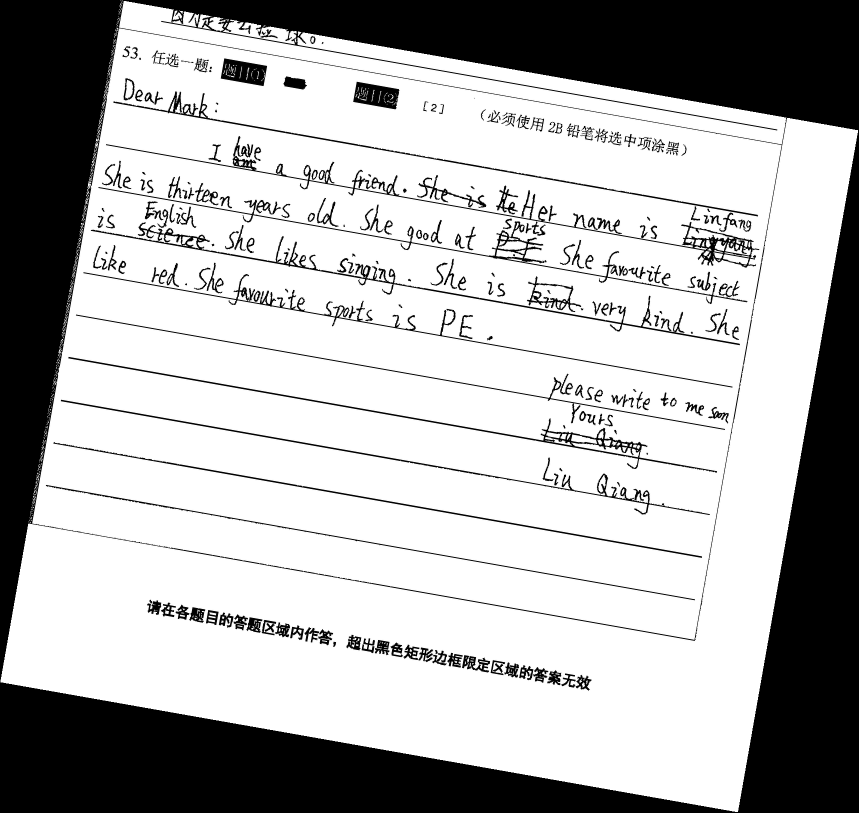
#> input picture exam/train/-10_4_82000107.png, 1717 x 1625 px (shown at 1/2 size)
$ python -i drawLines.py   (imports and definitions only)   (older library calls are emulated)
#> lines starting #> are read from the running program, lines starting #| are printed output that depends on the picture; after the words box and inside, x2 and y2 are one past the last pixel; in counts of white or black regions, pixels touching at a corner belong together
#> further down, picture is the input picture: shape (1625, 1717, 3); min 0, max 255, mean 178.6
import cv2
import numpy as np
from matplotlib import pyplot as plt
import os
import cv2_img_proc

debug = False
# debug = True

HYPER_THRESH_1 = 27
HYPER_THRESH_2 = 2
HYPER_KERNEL = 3

def resize(orgimg, longEdge=1000):
#> called with longEdge = 1000
    oldHeight, oldWidth, _ = orgimg.shape
    dim = None
    if (oldHeight > oldWidth):
        r = longEdge / oldHeight
        dim = (int(oldWidth * r), longEdge)
    else:
        r = longEdge / oldWidth
        dim = (longEdge, int(oldHeight * r))
    img = cv2.resize(orgimg, dim, interpolation=cv2.INTER_AREA)
    # showImage(img, 'resize')
    return img


def showImage(orgimg, title='image'):
    if debug:
        cv2.imshow(title, orgimg)
        cv2.waitKey(0)

# [63 lines left out: functions drawHoughLines, findPaper, not called in this run]


def findDetail(orgimg, longEdge=1000):
    setup(longEdge)
    resizedImg = resize(orgimg, longEdge)

    img = cv2.cvtColor(resizedImg, cv2.COLOR_BGR2GRAY)
#> img: shape (946, 1000)

    gaussian = cv2.GaussianBlur(img,(5,5),0)
    # Sobel算子，X方向求梯度

    th3 = cv2.adaptiveThreshold(gaussian, 255, cv2.ADAPTIVE_THRESH_MEAN_C, cv2.THRESH_BINARY, 11, 2)
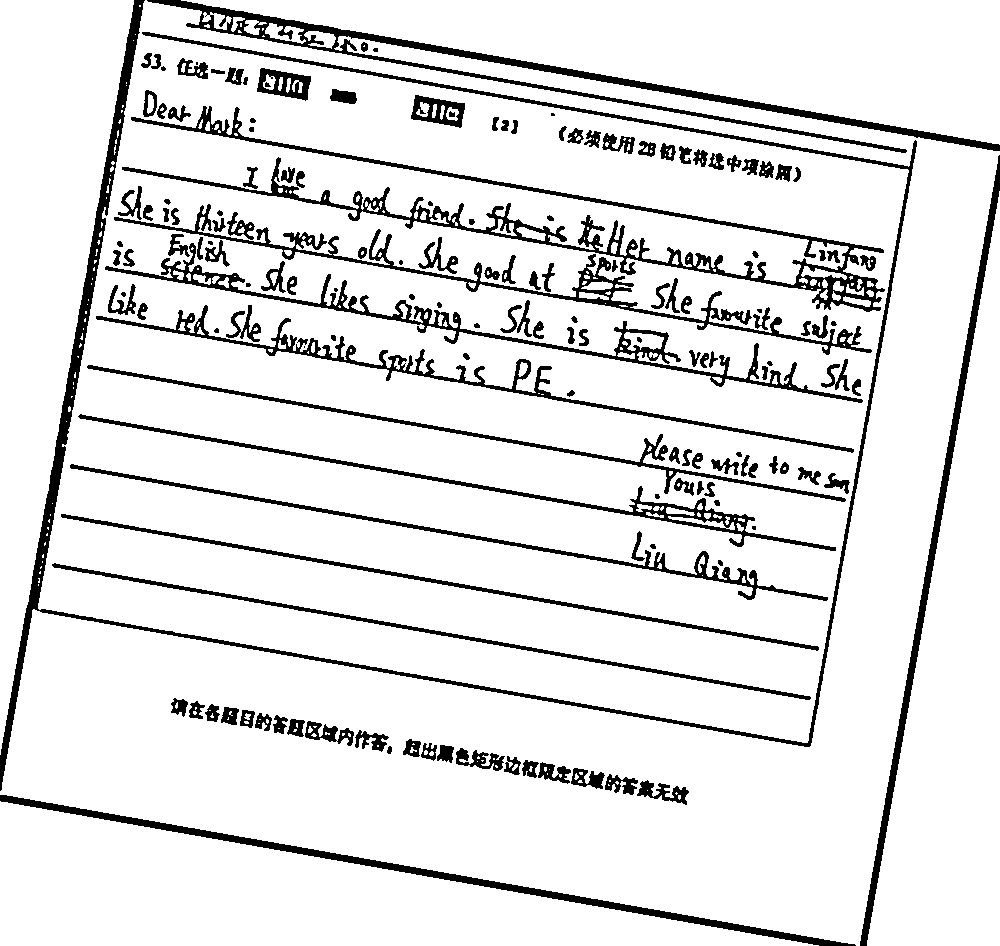
#> th3: shape (946, 1000); 89.3% white; 163 black regions (12 under 20 px), largest, box (x1, y1, x2, y2) and area: (0, 0, 917, 791) 15205, (122, 106, 885, 312) 11170, (147, 0, 1000, 153) 9176
    thresh = th3

    kernel = cv2.getStructuringElement(cv2.MORPH_RECT, (5, 5))
    eroded = cv2.erode(thresh, kernel, iterations=1)
#> eroded: shape (946, 1000); 78.2% white; 16 black regions, largest, box (x1, y1, x2, y2) and area: (0, 0, 1000, 946) 184207, (401, 737, 691, 807) 5922, (557, 124, 803, 184) 4711
    dilation = cv2.dilate(eroded, kernel, iterations=1)
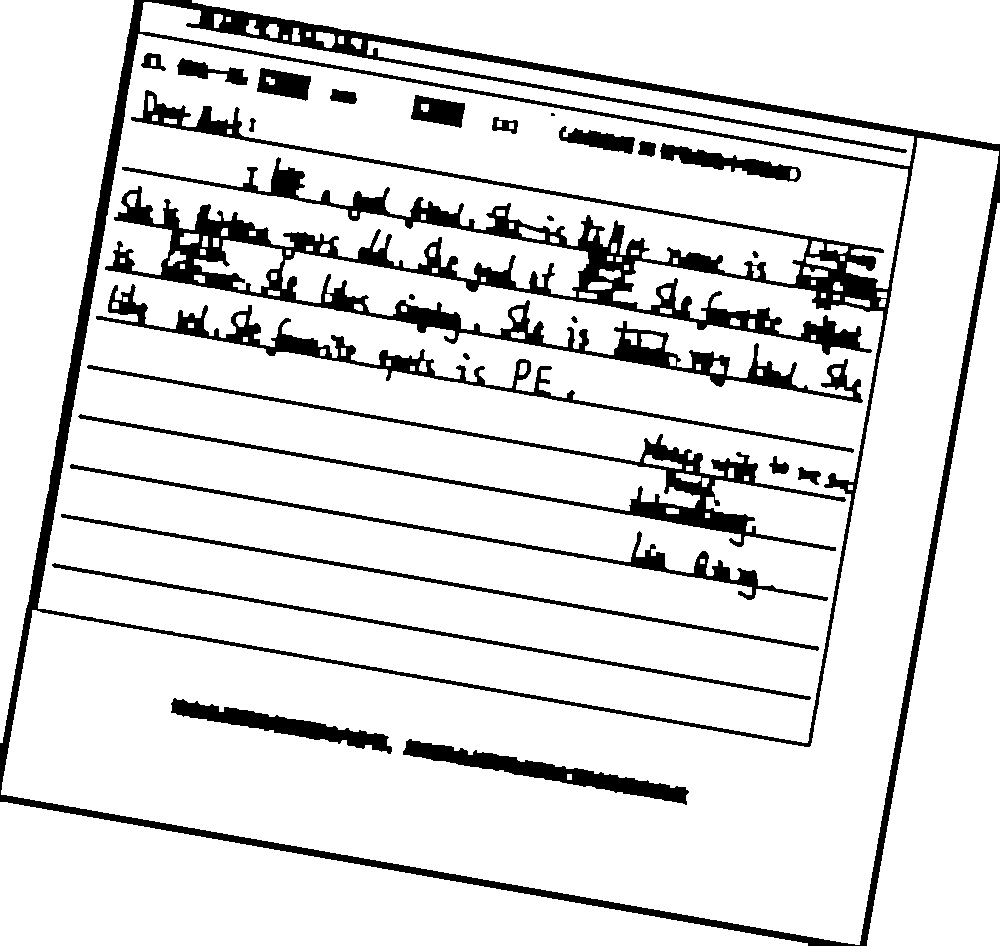
#> dilation: shape (946, 1000); 87.4% white; 26 black regions (1 under 20 px)
    eroded = cv2.erode(dilation, kernel, iterations=1)
    dilation = cv2.dilate(eroded, kernel, iterations=1)
    showImage(eroded, "Eroded Image");
    showImage(dilation, "dilation Image");

    image, contours, hierarchy = cv2.findContours(dilation, cv2.RETR_TREE, cv2.CHAIN_APPROX_SIMPLE)
#> contours = 141 contours, 22 with area under 20; largest, box (x1, y1, x2, y2) and area: (38, 34, 908, 743) 402624, (1, 138, 999, 945) 212187, (192, 0, 1000, 144) 58676, (0, 802, 808, 946) 58632, (0, 0, 134, 743) 50186
    print("contours size: ", len(contours))
#| contours size:  141

    areas = [cv2.contourArea(c) for c in contours]
#> areas = 141 values, max 402624 at index 81, min 16 at index 1, mean 6440.7
    max_index = np.argmax(areas)
#> max_index = 81
    cnt = contours[max_index]
#> cnt = contour of 4225 points, box (x1, y1, x2, y2) (38, 34, 908, 743), area 402624
    rect = cv2.minAreaRect(cnt)
#> rect = ((472.8, 388.2), (583.3, 782.6), -80.05)
    if debug:
        box = cv2.boxPoints(rect)
        leftmost = tuple(cnt[cnt[:, :, 0].argmin()][0])
        rightmost = tuple(cnt[cnt[:, :, 0].argmax()][0])
        topmost = tuple(cnt[cnt[:, :, 1].argmin()][0])
        bottommost = tuple(cnt[cnt[:, :, 1].argmax()][0])
        length = 5
        cv2.circle(resizedImg, leftmost, length, (255, 0, 0), 8)
        cv2.circle(resizedImg, rightmost, length, (0, 255, 0), 8)
        cv2.circle(resizedImg, topmost, length, (0, 0, 255), 8)
        cv2.circle(resizedImg, bottommost, length, (255, 255, 0), 8)

        print(rect)
        print(box)
        box = np.int0(box)
        cv2.drawContours(resizedImg, [box], 0, (0, 0, 255), 2)
        showImage(resizedImg, 'final')


    # [9 lines of commented-out code are left out]

    cropimg = crop_minAreaRect(resizedImg, rect)
    showImage(cropimg, 'cropimg ')
    return cropimg


def crop_minAreaRect(img, rect):
#> called with rect = ((472.8, 388.2), (583.3, 782.6), -80.05)
    center, size, angle = rect
#> center = (472.8, 388.2); size = (583.3, 782.6); angle = -80.05
    # rotate img
    rows,cols = img.shape[0], img.shape[1]
    if angle < -45.0:
        angle += 90.0
#> angle = 9.95
        width, height = size[0], size[1]
#> width = 583.3; height = 782.6
        size = (height, width)
#> size = (782.6, 583.3)

    M = cv2.getRotationMatrix2D(center,angle,1.0)
#> M = [[0.985, 0.173, -59.98], [-0.173, 0.985, 87.56]]
    imgWidth, imgHeight = (img.shape[0], img.shape[1])
    rotated = cv2.warpAffine(img, M, (imgHeight, imgWidth), flags=cv2.INTER_CUBIC)
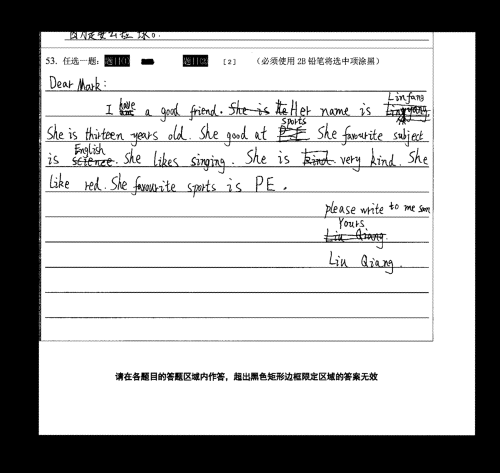
#> rotated: shape (946, 1000, 3) (shown at 1/2 size); min 0, max 255, mean 178.5
    sizeInt = (np.int0(size[0]), np.int0(size[1]))
#> sizeInt = (782, 583)
    uprightRect = cv2.getRectSubPix(rotated, sizeInt, center)
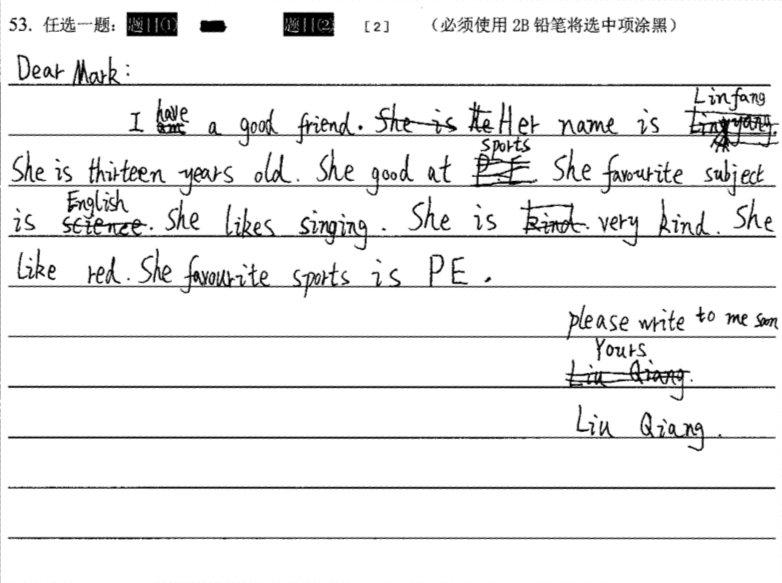
#> uprightRect: shape (583, 782, 3); min 0, max 255, mean 237.3
    return uprightRect


def setup(longEdge):
    global HYPER_THRESH_1
    global HYPER_THRESH_2
    global HYPER_KERNEL
    if longEdge == 2000:
        HYPER_THRESH_1 = 27
        HYPER_THRESH_2 = 4
        HYPER_KERNEL = 3
    else:
        HYPER_THRESH_1 = 27
        HYPER_THRESH_2 = 2
        HYPER_KERNEL = 3

# [21 lines left out: function main, not called in this run]

# [2 lines not run here, left out]

>>> import cv2
>>> picture = cv2.imread('exam/train/-10_4_82000107.png')
>>> result = findDetail(picture)

$ run again, on exam/train/-3_4_82000109.png
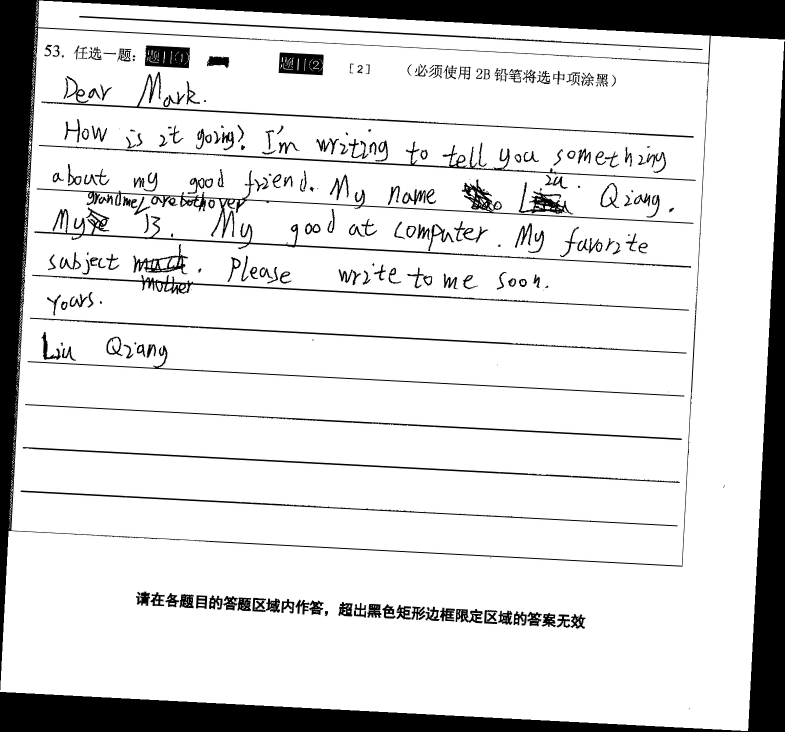
#> input picture exam/train/-3_4_82000109.png, 1569 x 1463 px (shown at 1/2 size)
#> picture is the input picture: shape (1463, 1569, 3); min 0, max 255, mean 218
#> in findDetail, `th3 = cv2.adaptiveThreshold(gaussian, 255, cv2.ADAPTIVE_THRESH_MEAN_C,..`:
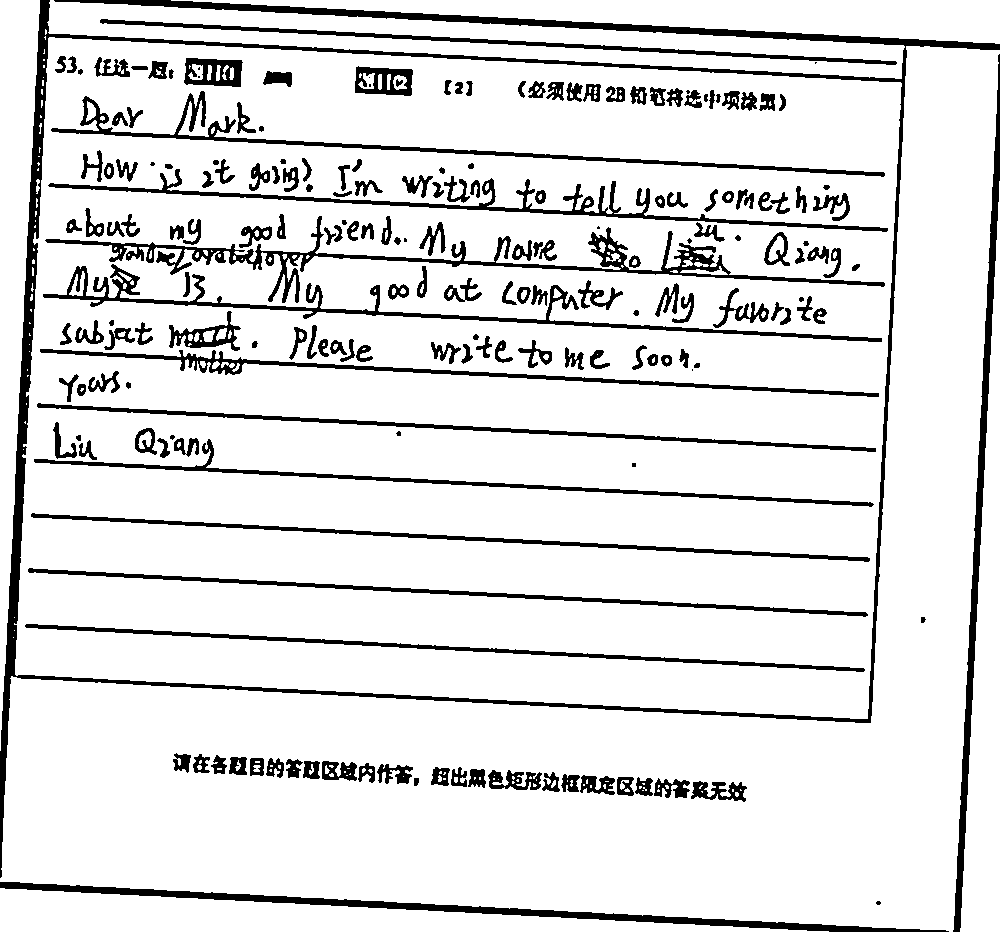
#> th3: shape (932, 1000); 88.3% white; 204 black regions (15 under 20 px), largest, box (x1, y1, x2, y2) and area: (0, 0, 1000, 878) 22239, (45, 216, 885, 303) 6951, (0, 882, 949, 932) 5958
#> eroded: shape (932, 1000); 76.5% white; 48 black regions, largest, box (x1, y1, x2, y2) and area: (38, 148, 890, 399) 70899, (0, 0, 1000, 932) 58406, (49, 89, 887, 179) 10243
#> dilation: shape (932, 1000); 86.6% white; 63 black regions (5 under 20 px)
#> contours = 142 contours, 14 with area under 20; largest, box (x1, y1, x2, y2) and area: (15, 37, 901, 719) 543646, (1, 46, 999, 931) 255511, (39, 207, 886, 398) 40750, (48, 1, 904, 79) 27427, (0, 888, 788, 932) 17440
#| contours size:  142
#> areas = 142 values, max 543646 at index 10, min 4 at index 24, mean 7145.2
#> max_index = 10
#> cnt = contour of 330 points, box (x1, y1, x2, y2) (15, 37, 901, 719), area 543646
#> rect = ((457.7, 377.9), (638.4, 855.2), -86.99)
#> in crop_minAreaRect, `center, size, angle = rect`: center = (457.7, 377.9); size = (638.4, 855.2); angle = -86.99
#> in crop_minAreaRect, `angle += 90.0`: angle = 3.01
#> width = 638.4; height = 855.2
#> in crop_minAreaRect, `size = (height, width)`: size = (855.2, 638.4)
#> M = [[0.999, 0.0526, -19.23], [-0.0526, 0.999, 24.58]]
#> sizeInt = (855, 638)
#> in crop_minAreaRect, `uprightRect = cv2.getRectSubPix(rotated, sizeInt, center)`:
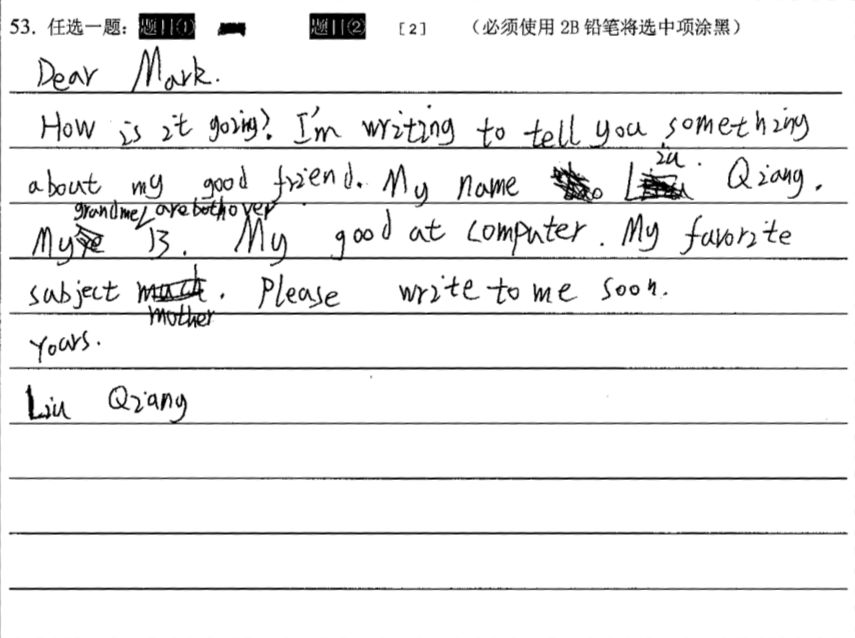
#> uprightRect: shape (638, 855, 3); min 0, max 255, mean 238.4
